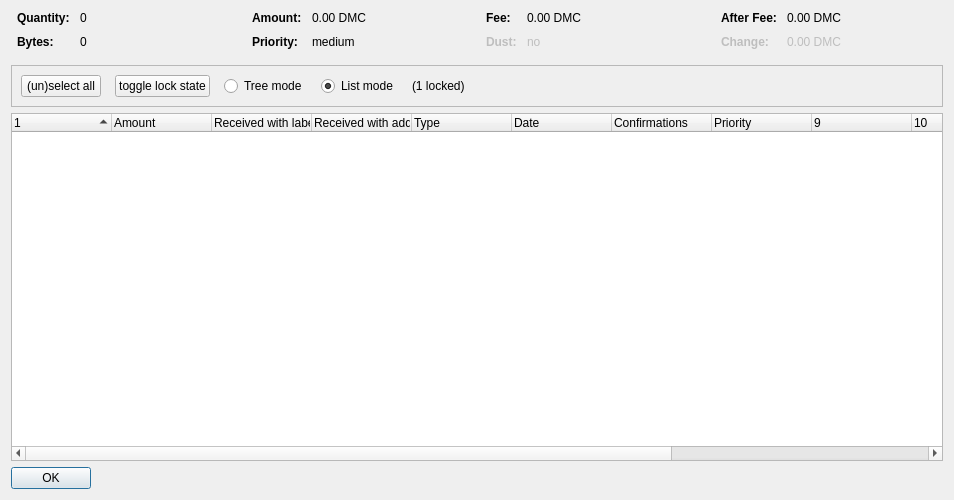
<?xml version="1.0" encoding="UTF-8"?>
<ui version="4.0">
 <class>CoinControlDialog</class>
 <widget class="QDialog" name="CoinControlDialog">
  <property name="geometry">
   <rect>
    <x>0</x>
    <y>0</y>
    <width>954</width>
    <height>500</height>
   </rect>
  </property>
  <property name="windowTitle">
   <string>Coin Selection</string>
  </property>
  <layout class="QVBoxLayout" name="verticalLayout">
   <item>
    <layout class="QHBoxLayout" name="horizontalLayoutTop" stretch="0,0,0,0">
     <property name="topMargin">
      <number>0</number>
     </property>
     <property name="bottomMargin">
      <number>10</number>
     </property>
     <item>
      <layout class="QFormLayout" name="formLayoutCoinControl1">
       <property name="horizontalSpacing">
        <number>10</number>
       </property>
       <property name="verticalSpacing">
        <number>10</number>
       </property>
       <property name="leftMargin">
        <number>6</number>
       </property>
       <property name="rightMargin">
        <number>6</number>
       </property>
       <item row="0" column="0">
        <widget class="QLabel" name="labelCoinControlQuantityText">
         <property name="font">
          <font>
           <weight>75</weight>
           <bold>true</bold>
          </font>
         </property>
         <property name="text">
          <string>Quantity:</string>
         </property>
        </widget>
       </item>
       <item row="0" column="1">
        <widget class="QLabel" name="labelCoinControlQuantity">
         <property name="cursor">
          <cursorShape>IBeamCursor</cursorShape>
         </property>
         <property name="contextMenuPolicy">
          <enum>Qt::ActionsContextMenu</enum>
         </property>
         <property name="text">
          <string notr="true">0</string>
         </property>
         <property name="textInteractionFlags">
          <set>Qt::LinksAccessibleByMouse|Qt::TextSelectableByKeyboard|Qt::TextSelectableByMouse</set>
         </property>
        </widget>
       </item>
       <item row="1" column="0">
        <widget class="QLabel" name="labelCoinControlBytesText">
         <property name="font">
          <font>
           <weight>75</weight>
           <bold>true</bold>
          </font>
         </property>
         <property name="text">
          <string>Bytes:</string>
         </property>
        </widget>
       </item>
       <item row="1" column="1">
        <widget class="QLabel" name="labelCoinControlBytes">
         <property name="cursor">
          <cursorShape>IBeamCursor</cursorShape>
         </property>
         <property name="contextMenuPolicy">
          <enum>Qt::ActionsContextMenu</enum>
         </property>
         <property name="text">
          <string notr="true">0</string>
         </property>
         <property name="textInteractionFlags">
          <set>Qt::LinksAccessibleByMouse|Qt::TextSelectableByKeyboard|Qt::TextSelectableByMouse</set>
         </property>
        </widget>
       </item>
      </layout>
     </item>
     <item>
      <layout class="QFormLayout" name="formLayoutCoinControl2">
       <property name="horizontalSpacing">
        <number>10</number>
       </property>
       <property name="verticalSpacing">
        <number>10</number>
       </property>
       <property name="leftMargin">
        <number>6</number>
       </property>
       <property name="rightMargin">
        <number>6</number>
       </property>
       <item row="0" column="0">
        <widget class="QLabel" name="labelCoinControlAmountText">
         <property name="font">
          <font>
           <weight>75</weight>
           <bold>true</bold>
          </font>
         </property>
         <property name="text">
          <string>Amount:</string>
         </property>
        </widget>
       </item>
       <item row="0" column="1">
        <widget class="QLabel" name="labelCoinControlAmount">
         <property name="cursor">
          <cursorShape>IBeamCursor</cursorShape>
         </property>
         <property name="contextMenuPolicy">
          <enum>Qt::ActionsContextMenu</enum>
         </property>
         <property name="text">
          <string notr="true">0.00 DMC</string>
         </property>
         <property name="textInteractionFlags">
          <set>Qt::LinksAccessibleByMouse|Qt::TextSelectableByKeyboard|Qt::TextSelectableByMouse</set>
         </property>
        </widget>
       </item>
       <item row="1" column="0">
        <widget class="QLabel" name="labelCoinControlPriorityText">
         <property name="font">
          <font>
           <weight>75</weight>
           <bold>true</bold>
          </font>
         </property>
         <property name="text">
          <string>Priority:</string>
         </property>
        </widget>
       </item>
       <item row="1" column="1">
        <widget class="QLabel" name="labelCoinControlPriority">
         <property name="cursor">
          <cursorShape>IBeamCursor</cursorShape>
         </property>
         <property name="contextMenuPolicy">
          <enum>Qt::ActionsContextMenu</enum>
         </property>
         <property name="text">
          <string>medium</string>
         </property>
         <property name="textInteractionFlags">
          <set>Qt::LinksAccessibleByMouse|Qt::TextSelectableByKeyboard|Qt::TextSelectableByMouse</set>
         </property>
        </widget>
       </item>
      </layout>
     </item>
     <item>
      <layout class="QFormLayout" name="formLayoutCoinControl3">
       <property name="horizontalSpacing">
        <number>10</number>
       </property>
       <property name="verticalSpacing">
        <number>10</number>
       </property>
       <property name="leftMargin">
        <number>6</number>
       </property>
       <property name="rightMargin">
        <number>6</number>
       </property>
       <item row="0" column="0">
        <widget class="QLabel" name="labelCoinControlFeeText">
         <property name="font">
          <font>
           <weight>75</weight>
           <bold>true</bold>
          </font>
         </property>
         <property name="text">
          <string>Fee:</string>
         </property>
        </widget>
       </item>
       <item row="0" column="1">
        <widget class="QLabel" name="labelCoinControlFee">
         <property name="cursor">
          <cursorShape>IBeamCursor</cursorShape>
         </property>
         <property name="contextMenuPolicy">
          <enum>Qt::ActionsContextMenu</enum>
         </property>
         <property name="text">
          <string notr="true">0.00 DMC</string>
         </property>
         <property name="textInteractionFlags">
          <set>Qt::LinksAccessibleByMouse|Qt::TextSelectableByKeyboard|Qt::TextSelectableByMouse</set>
         </property>
        </widget>
       </item>
       <item row="1" column="0">
        <widget class="QLabel" name="labelCoinControlLowOutputText">
         <property name="enabled">
          <bool>false</bool>
         </property>
         <property name="font">
          <font>
           <weight>75</weight>
           <bold>true</bold>
          </font>
         </property>
         <property name="text">
          <string>Dust:</string>
         </property>
        </widget>
       </item>
       <item row="1" column="1">
        <widget class="QLabel" name="labelCoinControlLowOutput">
         <property name="enabled">
          <bool>false</bool>
         </property>
         <property name="cursor">
          <cursorShape>IBeamCursor</cursorShape>
         </property>
         <property name="contextMenuPolicy">
          <enum>Qt::ActionsContextMenu</enum>
         </property>
         <property name="text">
          <string>no</string>
         </property>
         <property name="textInteractionFlags">
          <set>Qt::LinksAccessibleByMouse|Qt::TextSelectableByKeyboard|Qt::TextSelectableByMouse</set>
         </property>
        </widget>
       </item>
      </layout>
     </item>
     <item>
      <layout class="QFormLayout" name="formLayoutCoinControl4">
       <property name="horizontalSpacing">
        <number>10</number>
       </property>
       <property name="verticalSpacing">
        <number>10</number>
       </property>
       <property name="leftMargin">
        <number>6</number>
       </property>
       <property name="rightMargin">
        <number>6</number>
       </property>
       <item row="0" column="0">
        <widget class="QLabel" name="labelCoinControlAfterFeeText">
         <property name="font">
          <font>
           <weight>75</weight>
           <bold>true</bold>
          </font>
         </property>
         <property name="text">
          <string>After Fee:</string>
         </property>
        </widget>
       </item>
       <item row="0" column="1">
        <widget class="QLabel" name="labelCoinControlAfterFee">
         <property name="cursor">
          <cursorShape>IBeamCursor</cursorShape>
         </property>
         <property name="contextMenuPolicy">
          <enum>Qt::ActionsContextMenu</enum>
         </property>
         <property name="text">
          <string notr="true">0.00 DMC</string>
         </property>
         <property name="textInteractionFlags">
          <set>Qt::LinksAccessibleByMouse|Qt::TextSelectableByKeyboard|Qt::TextSelectableByMouse</set>
         </property>
        </widget>
       </item>
       <item row="1" column="0">
        <widget class="QLabel" name="labelCoinControlChangeText">
         <property name="enabled">
          <bool>false</bool>
         </property>
         <property name="font">
          <font>
           <weight>75</weight>
           <bold>true</bold>
          </font>
         </property>
         <property name="text">
          <string>Change:</string>
         </property>
        </widget>
       </item>
       <item row="1" column="1">
        <widget class="QLabel" name="labelCoinControlChange">
         <property name="enabled">
          <bool>false</bool>
         </property>
         <property name="cursor">
          <cursorShape>IBeamCursor</cursorShape>
         </property>
         <property name="contextMenuPolicy">
          <enum>Qt::ActionsContextMenu</enum>
         </property>
         <property name="text">
          <string notr="true">0.00 DMC</string>
         </property>
         <property name="textInteractionFlags">
          <set>Qt::LinksAccessibleByMouse|Qt::TextSelectableByKeyboard|Qt::TextSelectableByMouse</set>
         </property>
        </widget>
       </item>
      </layout>
     </item>
    </layout>
   </item>
   <item>
    <widget class="QFrame" name="frame">
     <property name="minimumSize">
      <size>
       <width>0</width>
       <height>40</height>
      </size>
     </property>
     <property name="frameShape">
      <enum>QFrame::StyledPanel</enum>
     </property>
     <property name="frameShadow">
      <enum>QFrame::Sunken</enum>
     </property>
     <layout class="QHBoxLayout" name="horizontalLayout">
      <item>
       <layout class="QHBoxLayout" name="horizontalLayoutPanel" stretch="0,0,0,0,0,0">
        <property name="spacing">
         <number>14</number>
        </property>
        <item>
         <widget class="QPushButton" name="pushButtonSelectAll">
          <property name="sizePolicy">
           <sizepolicy hsizetype="Maximum" vsizetype="Fixed">
            <horstretch>0</horstretch>
            <verstretch>0</verstretch>
           </sizepolicy>
          </property>
          <property name="text">
           <string>(un)select all</string>
          </property>
          <property name="autoDefault">
           <bool>false</bool>
          </property>
         </widget>
        </item>
        <item>
         <widget class="QPushButton" name="pushButtonToggleLock">
          <property name="sizePolicy">
           <sizepolicy hsizetype="Maximum" vsizetype="Fixed">
            <horstretch>0</horstretch>
            <verstretch>0</verstretch>
           </sizepolicy>
          </property>
          <property name="text">
           <string>toggle lock state</string>
          </property>
          <property name="autoDefault">
           <bool>false</bool>
          </property>
         </widget>
        </item>
        <item>
         <widget class="QRadioButton" name="radioTreeMode">
          <property name="sizePolicy">
           <sizepolicy hsizetype="Maximum" vsizetype="Fixed">
            <horstretch>0</horstretch>
            <verstretch>0</verstretch>
           </sizepolicy>
          </property>
          <property name="text">
           <string>Tree mode</string>
          </property>
         </widget>
        </item>
        <item>
         <widget class="QRadioButton" name="radioListMode">
          <property name="sizePolicy">
           <sizepolicy hsizetype="Maximum" vsizetype="Fixed">
            <horstretch>0</horstretch>
            <verstretch>0</verstretch>
           </sizepolicy>
          </property>
          <property name="text">
           <string>List mode</string>
          </property>
          <property name="checked">
           <bool>true</bool>
          </property>
         </widget>
        </item>
        <item>
         <widget class="QLabel" name="labelLocked">
          <property name="text">
           <string>(1 locked)</string>
          </property>
         </widget>
        </item>
        <item>
         <spacer name="horizontalSpacer">
          <property name="orientation">
           <enum>Qt::Horizontal</enum>
          </property>
          <property name="sizeHint" stdset="0">
           <size>
            <width>40</width>
            <height>20</height>
           </size>
          </property>
         </spacer>
        </item>
       </layout>
      </item>
     </layout>
    </widget>
   </item>
   <item>
    <widget class="CoinControlTreeWidget" name="treeWidget">
     <property name="contextMenuPolicy">
      <enum>Qt::CustomContextMenu</enum>
     </property>
     <property name="sortingEnabled">
      <bool>false</bool>
     </property>
     <property name="columnCount">
      <number>13</number>
     </property>
     <attribute name="headerShowSortIndicator" stdset="0">
      <bool>true</bool>
     </attribute>
     <attribute name="headerStretchLastSection">
      <bool>false</bool>
     </attribute>
     <column>
      <property name="text">
       <string/>
      </property>
     </column>
     <column>
      <property name="text">
       <string>Amount</string>
      </property>
     </column>
     <column>
      <property name="text">
       <string>Received with label</string>
      </property>
     </column>
     <column>
      <property name="text">
       <string>Received with address</string>
      </property>
     </column>
     <column>
      <property name="text">
	<string>Type</string>
      </property>
     </column>
     <column>
      <property name="text">	 
       <string>Date</string>
      </property>
     </column>
     <column>
      <property name="text">
       <string>Confirmations</string>
      </property>
      <property name="toolTip">
       <string>Confirmed</string>
      </property>
     </column>
     <column>
      <property name="text">
       <string>Priority</string>
      </property>
     </column>
     <column>
      <property name="text">
       <string/>
      </property>
     </column>
     <column>
      <property name="text">
       <string/>
      </property>
     </column>
     <column>
      <property name="text">
       <string/>
      </property>
     </column>
     <column>
      <property name="text">
       <string/>
      </property>
     </column>
     <column>
      <property name="text">
       <string/>
      </property>
     </column>
    </widget>
   </item>
   <item>
    <widget class="QDialogButtonBox" name="buttonBox">
     <property name="sizePolicy">
      <sizepolicy hsizetype="Maximum" vsizetype="Fixed">
       <horstretch>0</horstretch>
       <verstretch>0</verstretch>
      </sizepolicy>
     </property>
     <property name="orientation">
      <enum>Qt::Horizontal</enum>
     </property>
     <property name="standardButtons">
      <set>QDialogButtonBox::Ok</set>
     </property>
    </widget>
   </item>
  </layout>
 </widget>
 <customwidgets>
  <customwidget>
   <class>CoinControlTreeWidget</class>
   <extends>QTreeWidget</extends>
   <header>coincontroltreewidget.h</header>
  </customwidget>
 </customwidgets>
 <resources/>
 <connections/>
</ui>
